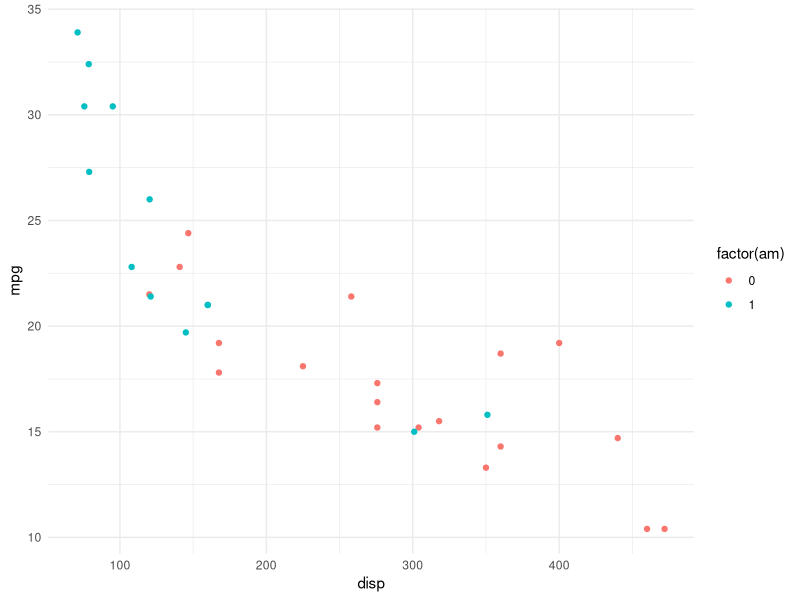

Here is the R script that generated this plot:
## ---- chunk 1
library(ggplot2)
mtcars |>
  ggplot(aes(disp, mpg, color = factor(am))) +
  geom_point() +
  theme_minimal()
